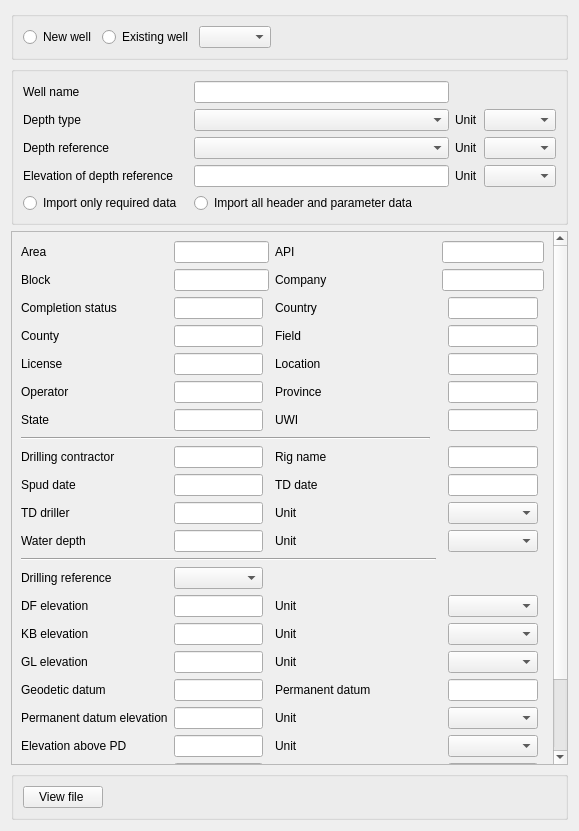
<?xml version="1.0" encoding="UTF-8"?>
<ui version="4.0">
 <class>WellLasWizardPage</class>
 <widget class="QWizardPage" name="WellLasWizardPage">
  <property name="geometry">
   <rect>
    <x>0</x>
    <y>0</y>
    <width>579</width>
    <height>831</height>
   </rect>
  </property>
  <property name="windowTitle">
   <string>Well details</string>
  </property>
  <layout class="QVBoxLayout" name="verticalLayout">
   <item>
    <widget class="QGroupBox" name="upperGroupBox">
     <property name="title">
      <string/>
     </property>
     <layout class="QHBoxLayout" name="horizontalLayout">
      <item>
       <widget class="QRadioButton" name="newWellRadioButton">
        <property name="text">
         <string>New well</string>
        </property>
       </widget>
      </item>
      <item>
       <widget class="QRadioButton" name="existingWellRadioButton">
        <property name="text">
         <string>Existing well</string>
        </property>
       </widget>
      </item>
      <item>
       <widget class="QComboBox" name="existingWellComboBox"/>
      </item>
      <item>
       <spacer name="upperHorizontalSpacer">
        <property name="orientation">
         <enum>Qt::Horizontal</enum>
        </property>
        <property name="sizeHint" stdset="0">
         <size>
          <width>40</width>
          <height>20</height>
         </size>
        </property>
       </spacer>
      </item>
     </layout>
    </widget>
   </item>
   <item>
    <widget class="QGroupBox" name="requiredGroupBox">
     <property name="title">
      <string/>
     </property>
     <layout class="QGridLayout" name="gridLayout_2">
      <item row="1" column="2">
       <widget class="QComboBox" name="depthTypeComboBox"/>
      </item>
      <item row="3" column="2">
       <widget class="QLineEdit" name="elevationOfDepthReferenceLineEdit"/>
      </item>
      <item row="3" column="0">
       <widget class="QLabel" name="elevationOfDepthReferenceLabel">
        <property name="text">
         <string>Elevation of depth reference</string>
        </property>
       </widget>
      </item>
      <item row="0" column="0" colspan="2">
       <widget class="QLabel" name="wellNameLabel">
        <property name="text">
         <string>Well name</string>
        </property>
       </widget>
      </item>
      <item row="0" column="2">
       <widget class="QLineEdit" name="wellNameLineEdit"/>
      </item>
      <item row="1" column="0">
       <widget class="QLabel" name="depthTypeLabel">
        <property name="text">
         <string>Depth type</string>
        </property>
       </widget>
      </item>
      <item row="2" column="0" colspan="2">
       <widget class="QLabel" name="depthReferenceLabel">
        <property name="text">
         <string>Depth reference</string>
        </property>
       </widget>
      </item>
      <item row="2" column="2">
       <widget class="QComboBox" name="depthReferenceComboBox"/>
      </item>
      <item row="2" column="3">
       <widget class="QLabel" name="depthReferenceUnitLabel">
        <property name="text">
         <string>Unit</string>
        </property>
       </widget>
      </item>
      <item row="2" column="4">
       <widget class="QComboBox" name="depthReferenceUnitComboBox"/>
      </item>
      <item row="3" column="3">
       <widget class="QLabel" name="elevationOfDepthReferenceUnitLabel">
        <property name="text">
         <string>Unit</string>
        </property>
       </widget>
      </item>
      <item row="3" column="4">
       <widget class="QComboBox" name="elevationOfDepthReferenceUnitComboBox"/>
      </item>
      <item row="4" column="0">
       <widget class="QRadioButton" name="importOnlyRequiredDataRadioButton">
        <property name="text">
         <string>Import only required data</string>
        </property>
       </widget>
      </item>
      <item row="1" column="3">
       <widget class="QLabel" name="depthTypeUnitLabel">
        <property name="text">
         <string>Unit</string>
        </property>
       </widget>
      </item>
      <item row="1" column="4">
       <widget class="QComboBox" name="depthTypeUnitComboBox"/>
      </item>
      <item row="4" column="2">
       <widget class="QRadioButton" name="importAllDataRadioButton">
        <property name="text">
         <string>Import all header and parameter data</string>
        </property>
       </widget>
      </item>
     </layout>
    </widget>
   </item>
   <item>
    <widget class="QScrollArea" name="scrollArea">
     <property name="widgetResizable">
      <bool>true</bool>
     </property>
     <widget class="QWidget" name="scrollAreaWidgetContents">
      <property name="geometry">
       <rect>
        <x>0</x>
        <y>0</y>
        <width>565</width>
        <height>589</height>
       </rect>
      </property>
      <layout class="QGridLayout" name="gridLayout_3">
       <item row="12" column="6">
        <widget class="QComboBox" name="waterDepthUnitComboBox"/>
       </item>
       <item row="4" column="0">
        <widget class="QLabel" name="licenseLabel">
         <property name="text">
          <string>License</string>
         </property>
        </widget>
       </item>
       <item row="17" column="0">
        <widget class="QLabel" name="glElevationLabel">
         <property name="text">
          <string>GL elevation</string>
         </property>
        </widget>
       </item>
       <item row="12" column="0">
        <widget class="QLabel" name="waterDepthLabel">
         <property name="text">
          <string>Water depth</string>
         </property>
        </widget>
       </item>
       <item row="12" column="3">
        <widget class="QLabel" name="waterDepthUnitLabel">
         <property name="text">
          <string>Unit</string>
         </property>
        </widget>
       </item>
       <item row="17" column="3">
        <widget class="QLabel" name="glElevationUnitLabel">
         <property name="text">
          <string>Unit</string>
         </property>
        </widget>
       </item>
       <item row="14" column="1">
        <widget class="QComboBox" name="drillingReferenceComboBox"/>
       </item>
       <item row="0" column="1" colspan="2">
        <widget class="QLineEdit" name="areaLineEdit"/>
       </item>
       <item row="1" column="0">
        <widget class="QLabel" name="blockLabel">
         <property name="text">
          <string>Block</string>
         </property>
        </widget>
       </item>
       <item row="0" column="5" colspan="3">
        <widget class="QLineEdit" name="apiLineEdit"/>
       </item>
       <item row="1" column="1" colspan="2">
        <widget class="QLineEdit" name="blockLineEdit"/>
       </item>
       <item row="1" column="3">
        <widget class="QLabel" name="companyLabel">
         <property name="text">
          <string>Company</string>
         </property>
        </widget>
       </item>
       <item row="1" column="5" colspan="3">
        <widget class="QLineEdit" name="companyLineEdit"/>
       </item>
       <item row="8" column="0" colspan="4">
        <widget class="Line" name="line">
         <property name="orientation">
          <enum>Qt::Horizontal</enum>
         </property>
        </widget>
       </item>
       <item row="0" column="0">
        <widget class="QLabel" name="areaLabel">
         <property name="text">
          <string>Area</string>
         </property>
        </widget>
       </item>
       <item row="2" column="0">
        <widget class="QLabel" name="completionStatusLabel">
         <property name="text">
          <string>Completion status</string>
         </property>
        </widget>
       </item>
       <item row="2" column="1">
        <widget class="QLineEdit" name="completionStatusLineEdit"/>
       </item>
       <item row="2" column="3">
        <widget class="QLabel" name="countryLabel">
         <property name="text">
          <string>Country</string>
         </property>
        </widget>
       </item>
       <item row="2" column="6">
        <widget class="QLineEdit" name="countryLineEdit"/>
       </item>
       <item row="0" column="3">
        <widget class="QLabel" name="apiLabel">
         <property name="text">
          <string>API</string>
         </property>
        </widget>
       </item>
       <item row="3" column="1">
        <widget class="QLineEdit" name="countyLineEdit"/>
       </item>
       <item row="3" column="3">
        <widget class="QLabel" name="fieldLabel">
         <property name="text">
          <string>Field</string>
         </property>
        </widget>
       </item>
       <item row="3" column="0">
        <widget class="QLabel" name="countyLabel">
         <property name="text">
          <string>County</string>
         </property>
        </widget>
       </item>
       <item row="3" column="6">
        <widget class="QLineEdit" name="fieldLineEdit"/>
       </item>
       <item row="9" column="0">
        <widget class="QLabel" name="drillingContractorLabel">
         <property name="text">
          <string>Drilling contractor</string>
         </property>
        </widget>
       </item>
       <item row="4" column="3">
        <widget class="QLabel" name="locationLabel">
         <property name="text">
          <string>Location</string>
         </property>
        </widget>
       </item>
       <item row="4" column="1">
        <widget class="QLineEdit" name="licenseLineEdit"/>
       </item>
       <item row="12" column="1">
        <widget class="QLineEdit" name="waterDepthLineEdit"/>
       </item>
       <item row="9" column="6">
        <widget class="QLineEdit" name="rigNameLineEdit"/>
       </item>
       <item row="10" column="0">
        <widget class="QLabel" name="spudDateLabel">
         <property name="text">
          <string>Spud date</string>
         </property>
        </widget>
       </item>
       <item row="15" column="6">
        <widget class="QComboBox" name="dfElevationUnitComboBox"/>
       </item>
       <item row="6" column="6">
        <widget class="QLineEdit" name="provinceLineEdit"/>
       </item>
       <item row="4" column="6">
        <widget class="QLineEdit" name="locationLineEdit"/>
       </item>
       <item row="6" column="0">
        <widget class="QLabel" name="operatorLabel">
         <property name="text">
          <string>Operator</string>
         </property>
        </widget>
       </item>
       <item row="6" column="3">
        <widget class="QLabel" name="provinceLabel">
         <property name="text">
          <string>Province</string>
         </property>
        </widget>
       </item>
       <item row="6" column="1">
        <widget class="QLineEdit" name="operatorLineEdit"/>
       </item>
       <item row="15" column="3">
        <widget class="QLabel" name="dfElevationUnitLabel">
         <property name="text">
          <string>Unit</string>
         </property>
        </widget>
       </item>
       <item row="9" column="1">
        <widget class="QLineEdit" name="drillingContractorLineEdit"/>
       </item>
       <item row="7" column="0">
        <widget class="QLabel" name="stateLabel">
         <property name="text">
          <string>State</string>
         </property>
        </widget>
       </item>
       <item row="7" column="1">
        <widget class="QLineEdit" name="stateLineEdit"/>
       </item>
       <item row="20" column="0">
        <widget class="QLabel" name="elevationAbovePDLabel">
         <property name="toolTip">
          <string>Elevation above permanent datum</string>
         </property>
         <property name="text">
          <string>Elevation above PD</string>
         </property>
        </widget>
       </item>
       <item row="18" column="0">
        <widget class="QLabel" name="geodeticDatumLabel">
         <property name="text">
          <string>Geodetic datum</string>
         </property>
        </widget>
       </item>
       <item row="9" column="3">
        <widget class="QLabel" name="rigNameLabel">
         <property name="text">
          <string>Rig name</string>
         </property>
        </widget>
       </item>
       <item row="10" column="1">
        <widget class="QLineEdit" name="spudDateLineEdit"/>
       </item>
       <item row="10" column="3">
        <widget class="QLabel" name="tdDateLabel">
         <property name="text">
          <string>TD date</string>
         </property>
        </widget>
       </item>
       <item row="14" column="0">
        <widget class="QLabel" name="drillingReserenceLabel">
         <property name="text">
          <string>Drilling reference</string>
         </property>
        </widget>
       </item>
       <item row="10" column="6">
        <widget class="QLineEdit" name="tdDateLineEdit"/>
       </item>
       <item row="11" column="0">
        <widget class="QLabel" name="tdDrillerLabel">
         <property name="text">
          <string>TD driller</string>
         </property>
        </widget>
       </item>
       <item row="11" column="3">
        <widget class="QLabel" name="tdDrillerUnitLabel">
         <property name="text">
          <string>Unit</string>
         </property>
        </widget>
       </item>
       <item row="17" column="6">
        <widget class="QComboBox" name="glElevationComboBox"/>
       </item>
       <item row="7" column="3">
        <widget class="QLabel" name="uwiLabel">
         <property name="text">
          <string>UWI</string>
         </property>
        </widget>
       </item>
       <item row="11" column="1">
        <widget class="QLineEdit" name="tdDrillerLineEdit"/>
       </item>
       <item row="11" column="6">
        <widget class="QComboBox" name="tdDrillerUnitComboBox"/>
       </item>
       <item row="16" column="0">
        <widget class="QLabel" name="kbElevationLabel">
         <property name="text">
          <string>KB elevation</string>
         </property>
        </widget>
       </item>
       <item row="16" column="3">
        <widget class="QLabel" name="kbElevationUnitLabel">
         <property name="text">
          <string>Unit</string>
         </property>
        </widget>
       </item>
       <item row="7" column="6">
        <widget class="QLineEdit" name="uwiLineEdit"/>
       </item>
       <item row="15" column="1">
        <widget class="QLineEdit" name="dfElevationLineEdit"/>
       </item>
       <item row="15" column="0">
        <widget class="QLabel" name="dfElevationLabel">
         <property name="text">
          <string>DF elevation</string>
         </property>
        </widget>
       </item>
       <item row="19" column="3">
        <widget class="QLabel" name="permanentDatumElevationUnitLabel">
         <property name="text">
          <string>Unit</string>
         </property>
        </widget>
       </item>
       <item row="18" column="6">
        <widget class="QLineEdit" name="permanentDatumLineEdit"/>
       </item>
       <item row="18" column="3">
        <widget class="QLabel" name="permanentDatumLabel">
         <property name="text">
          <string>Permanent datum</string>
         </property>
        </widget>
       </item>
       <item row="16" column="6">
        <widget class="QComboBox" name="kbElevationUnitComboBox"/>
       </item>
       <item row="16" column="1">
        <widget class="QLineEdit" name="kbElevationLineEdit"/>
       </item>
       <item row="17" column="1">
        <widget class="QLineEdit" name="glElevationLineEdit"/>
       </item>
       <item row="18" column="1">
        <widget class="QLineEdit" name="geodeticDatumLineEdit"/>
       </item>
       <item row="19" column="1">
        <widget class="QLineEdit" name="permanentDatumElevationLineEdit"/>
       </item>
       <item row="19" column="0">
        <widget class="QLabel" name="permanentDatumElevationLabel">
         <property name="text">
          <string>Permanent datum elevation</string>
         </property>
        </widget>
       </item>
       <item row="20" column="6">
        <widget class="QComboBox" name="elevationAbovePDComboBox"/>
       </item>
       <item row="20" column="3">
        <widget class="QLabel" name="elevationAbovePDUnitLabel">
         <property name="text">
          <string>Unit</string>
         </property>
        </widget>
       </item>
       <item row="22" column="0">
        <widget class="QLabel" name="utmZoneLabel">
         <property name="text">
          <string>UTM zone</string>
         </property>
        </widget>
       </item>
       <item row="21" column="1">
        <widget class="QLineEdit" name="latitudeLineEdit"/>
       </item>
       <item row="21" column="3">
        <widget class="QLabel" name="longitudeLabel">
         <property name="text">
          <string>Longitude</string>
         </property>
        </widget>
       </item>
       <item row="21" column="6">
        <widget class="QLineEdit" name="longitudeLineEdit"/>
       </item>
       <item row="22" column="1">
        <widget class="QLineEdit" name="utmZoneLineEdit"/>
       </item>
       <item row="22" column="3">
        <widget class="QLabel" name="horizontalCoordinateSystemLabel">
         <property name="text">
          <string>Horizontal coordinate system</string>
         </property>
        </widget>
       </item>
       <item row="22" column="6">
        <widget class="QLineEdit" name="horizontalCoordinateSystemLineEdit"/>
       </item>
       <item row="21" column="0">
        <widget class="QLabel" name="latitudeLabel">
         <property name="text">
          <string>Latitude</string>
         </property>
        </widget>
       </item>
       <item row="20" column="1">
        <widget class="QLineEdit" name="elevationAbovePDLineEdit"/>
       </item>
       <item row="23" column="0">
        <widget class="QLabel" name="xCoordinateLabel">
         <property name="text">
          <string>X coordinate</string>
         </property>
        </widget>
       </item>
       <item row="23" column="1">
        <widget class="QLineEdit" name="xCoordinateLineEdit"/>
       </item>
       <item row="23" column="3">
        <widget class="QLabel" name="yCoordinateLabel">
         <property name="text">
          <string>Y coordinate</string>
         </property>
        </widget>
       </item>
       <item row="23" column="6">
        <widget class="QLineEdit" name="yCoordinateLineEdit"/>
       </item>
       <item row="13" column="0" colspan="5">
        <widget class="Line" name="line_2">
         <property name="orientation">
          <enum>Qt::Horizontal</enum>
         </property>
        </widget>
       </item>
       <item row="19" column="6">
        <widget class="QComboBox" name="permDatumElevUnitComboBox"/>
       </item>
      </layout>
     </widget>
    </widget>
   </item>
   <item>
    <widget class="QGroupBox" name="lowerGroupbox">
     <property name="title">
      <string/>
     </property>
     <layout class="QHBoxLayout" name="horizontalLayout_2">
      <item>
       <widget class="QPushButton" name="viewfilePushButton">
        <property name="text">
         <string>View file </string>
        </property>
       </widget>
      </item>
      <item>
       <spacer name="lowerHorizontalSpacer">
        <property name="orientation">
         <enum>Qt::Horizontal</enum>
        </property>
        <property name="sizeHint" stdset="0">
         <size>
          <width>40</width>
          <height>20</height>
         </size>
        </property>
       </spacer>
      </item>
     </layout>
    </widget>
   </item>
  </layout>
 </widget>
 <resources/>
 <connections/>
</ui>
